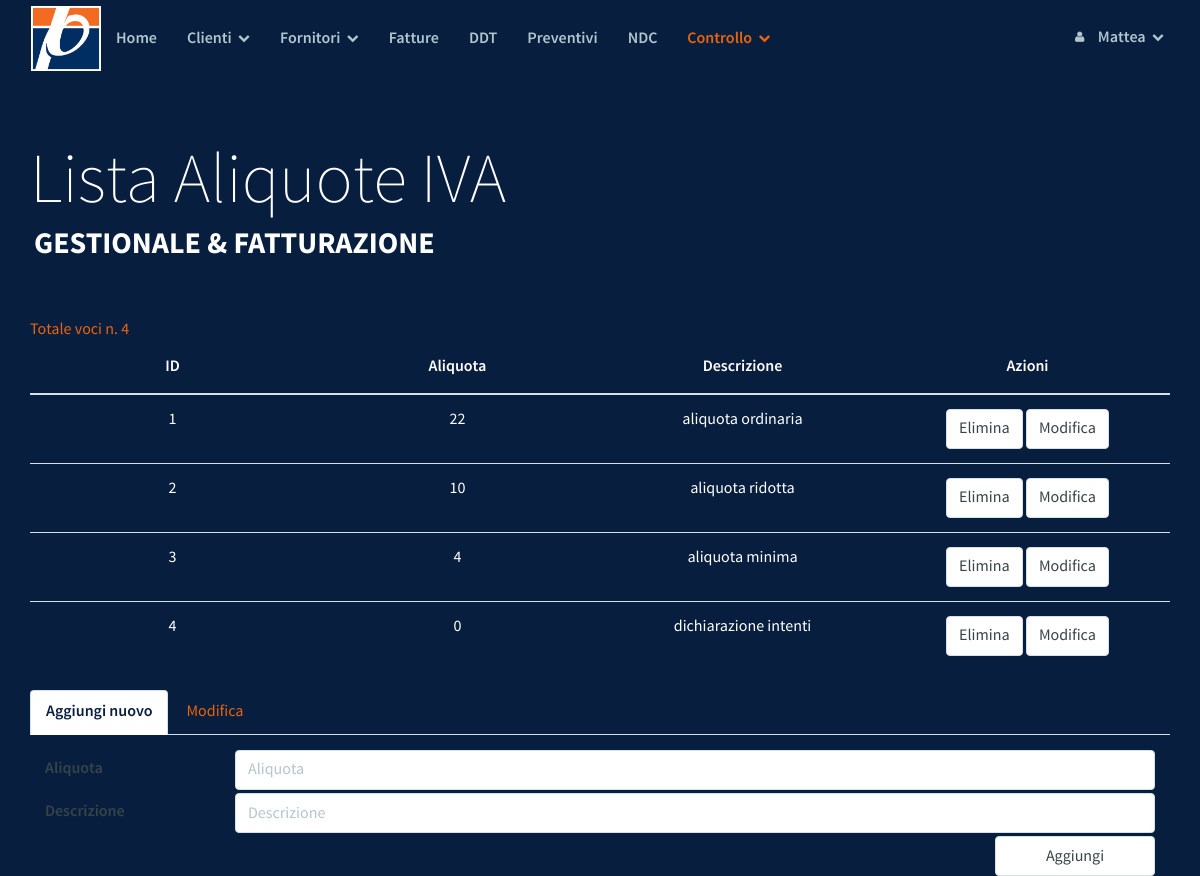
The page /check/ck_iva.php (signed in) on the database its author committed.
### tables this page shows
CREATE TABLE `ck_iva` (
  `id` int(10) unsigned NOT NULL AUTO_INCREMENT,
  `aliquota` int(11) NOT NULL,
  `descr` varchar(200) DEFAULT NULL,
  PRIMARY KEY (`id`),
  UNIQUE KEY `aliquota` (`aliquota`)
);

### check/ck_iva.php (the view, shortened to what this page needs)
<?php
   include("../DB/config.php");
?>
<!DOCTYPE html>
<html lang="it">
<head>
	<?php
    include_once("./../template/parrot/style.php");  ?>
</head>
<body>
        <?php include_once("./../template/parrot/navbar.php") ?>
    <div class="masthead">
        <div class="masthead-title">
            <div class="container">
                Lista Aliquote IVA
                <small>Gestionale & Fatturazione</small>
            </div>
        </div>
    </div>
<div class="container">
    <br/>
    <span style="color:#EA640C">
    Totale voci n.
    <?php
    $sql_rows = "SELECT * FROM ck_iva";
    echo mysqli_num_rows(mysqli_query($conndb, $sql_rows));
    ?>
    </span>
</div>
<div class="container">
    <table class="table">
        <thead>
            <tr>
                <th>ID</th>
                <th>Aliquota</th>
                <th>Descrizione</th>
                <th>Azioni</th>
            </tr>
        </thead>
        <tbody>
            <?php
            include("../DB/config.php");
            $sql = "SELECT * FROM ck_iva ORDER BY id";
            $result = mysqli_query($conndb, $sql);
            while($row = mysqli_fetch_array($result)) {
                $id = $row['id'];
                $aliquota = $row['aliquota'];
                $descr = $row['descr'];
                echo "<tr>
                <td class='valore-" . $id . "'>" . $id . "</td>
                <td class='valore-" . $id . "'>" . $aliquota . "</td>
                <td class='valore-" . $id . "'>" . $descr . "</td>
                <td class='form-inline'>
                    <form  action='#' method='POST'>
                        <button class='form-control' type='submit' name='case' value='del'>Elimina</button>
                        <input class='form-control' type='button' value='Modifica' data-toggle=\"tab\" onClick='modifica(\"valore-" . $id . "\")'>
                        <input type='hidden' name='id' value='" . $id . "'>
                    </form>
                </td>
                </tr>";
            }
            ?>
        </tbody>
    </table>
    <div>
        <ul class="nav nav-tabs" role="tablist">
            <li role="presentation" class="active"><a href="#new" aria-controls="home" role="tab" data-toggle="tab">Aggiungi
                    nuovo</a></li>
            <li role="presentation"><a id="openModTab" href="#mod" aria-controls="profile" role="tab" data-toggle="tab">Modifica</a>
            </li>
        </ul>
        <div id="tabs" class="tab-content">
            <div role="tabpanel" class="tab-pane active" id="new">
                <form action="#" method="POST">
                    <div class="form-group">
                        <label class="col-sm-2 control-label">Aliquota</label>
                        <div class="col-sm-10">
                            <input type="text" class="form-control" name="aliquota" placeholder="Aliquota">
                        </div>
                    </div>
                    <div class="col-sm-12">
                        <div class="row">
                            <div class="col-sm-2">
                                <label class="control-label">Descrizione</label>
                            </div>
                            <div class="col-sm-10">
                                <input type="text" class="form-control" name="descr" placeholder="Descrizione">
                            </div>
                        </div>
                    </div>
                    <div class="col-sm-2 col-sm-offset-10">
                        <input class="form-control" type="submit" value="Aggiungi">
                    </div>
                </form>
            </div>
        </div>
    </div>
    </div>
	</body>
</html>

### template/parrot/css/drunken-parrot.css (style rules this page uses)
body { font-family: "SourceSansPro", Helvetica, Arial, sans-serif; font-size: 16px; line-height: 1.5; color: #fff; background-color: #071E3F; }
a { color: #EA640C; text-decoration: none; -webkit-transition: 0.25s; transition: 0.25s; }
label { font-family: "SourceSansProSemiBold", Helvetica, Arial, sans-serif; font-weight: normal; line-height: 2.4; color: #364347; }
.form-control { border: 1px solid #d6e1e5; color: #364347; font-size: 16px; line-height: 1.467; padding: 7px 12px; height: 40px; -webkit-appearance: none; border-radius: 4px; -webkit-box-shadow: none; box-shadow: none; -webkit-transition: border .25s linear, color .25s linear, background-color .25s linear; transition: border .25s linear, color .25s linear, background-color .25s linear; }
.nav-tabs { border-bottom: 1px solid #d6e1e5; }
.nav-tabs > li.active > a, .nav-tabs > li.active > a:hover, .nav-tabs > li.active > a:focus { color: #071E3F; border: 1px solid #d6e1e5; border-bottom-color: transparent; font-family: "SourceSansProSemiBold", Helvetica, Arial, sans-serif; }
.table > thead > tr > th, .table > tbody > tr > th, .table > tfoot > tr > th, .table > thead > tr > td, .table > tbody > tr > td, .table > tfoot > tr > td { padding: 14px 5px; border-top: 1px solid #d6e1e5; }
.table > thead > tr > th { border-bottom: 2px solid #d6e1e5; font-family: "SourceSansProSemiBold", Helvetica, Arial, sans-serif; }

### template/parrot/css/demo.css (style rules this page uses)
.masthead { width: 100%; height: 100%; padding: 2em 0 2em 0; position: relative; z-index: 2; }
.masthead .masthead-title { font-family: "SourceSansProExtraLight", Helvetica, Arial, sans-serif; font-size: 30px; line-height: 1.2; color: white; }
.masthead .masthead-title small { color: white; font-family: "SourceSansProBold", Helvetica, Arial, sans-serif; display: block; text-transform: uppercase; font-size: 12px; padding-left: 4px; }
@media (min-width: 1000px) { .container { width: 1170px; } }
@media (min-width: 1000px) { .masthead { :padding: 3em 0; } }
@media (min-width: 1000px) { .masthead .masthead-title { font-size: 70px; } }
@media (min-width: 1000px) { .masthead .masthead-title small { font-size: 30px; } }
@media (min-width: 1000px) { .table > thead > tr > th, .table > tbody > tr > th, .table > tfoot > tr > th, .table > thead > tr > td, .table > tbody > tr > td, .table > tfoot > tr > td { padding: 14px 20px; border-top: 1px solid #d6e1e5; } }

### check/ck_iva.php (style rules this page uses)
th { text-align: center; width: 25%; }
td { text-align: center; width: 25%; }

### rows shown on the page
ck_iva: id "1", aliquota "22", descr "aliquota ordinaria"
ck_iva: id "2", aliquota "10", descr "aliquota ridotta"
ck_iva: id "3", aliquota "4", descr "aliquota minima"
ck_iva: id "4", aliquota "0", descr "dichiarazione intenti"

### other values the page prints
$user "Mattea"
mysqli_num_rows(mysqli_query($conndb, $sql_rows)) "4"
